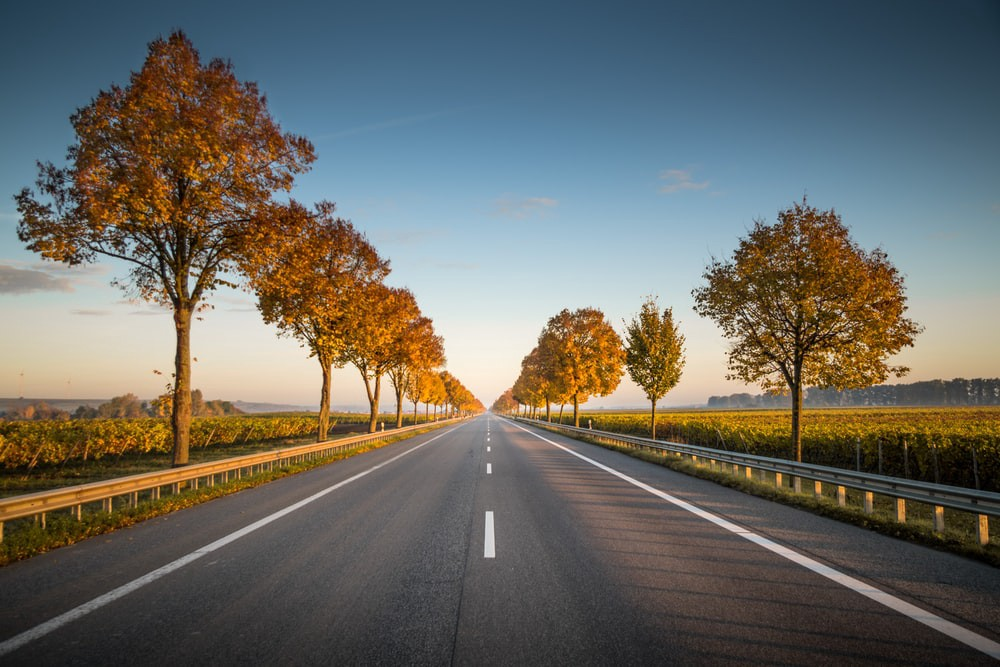
#> input picture Ray_code/Lane.jpg, 1000 x 667 px, given in place of the camera
$ python 'confirm and find_hsv color.py'
#> lines starting #> are read from the running program, lines starting #| are printed output that depends on the picture; after the words box and inside, x2 and y2 are one past the last pixel; in counts of white or black regions, pixels touching at a corner belong together
from re import S
import cv2
import numpy as np

# 設定全域變數(這裡可以再修改)
step = 1
color = 0

# 這裡需要注意因影像捕捉非常即時，在切換畫面時非目標圖形會不小心變成目標圖形，所以要看前兩次是否都是目標的圖形。
# 或是可以改成取近10次的圖形
a1 = 0
a2 = 0
a3 = 0
i = 0
correct = 0


def empty(v):
    pass


# 開啟鏡頭
cam = cv2.VideoCapture(0)
if not cam:
    print('cannot open camera')
    exit()

# [10 lines of commented-out code are left out]

while True:
    ret, frame = cam.read()
#> frame is the input picture: shape (667, 1000, 3); mean B, G, R 99.1, 105.8, 106.5
    if not ret:
        print('cannot receive frame')
        break

    # 轉成hsv
    img = frame.copy()
    imgcontours = frame.copy()
    hsv = cv2.cvtColor(frame, cv2.COLOR_BGR2HSV)
#> hsv: shape (667, 1000, 3); mean H, S, V 59.8, 92.8, 125

    lower = np.array([0, 103, 134])
    upper = np.array([99, 255, 255])

    mask = cv2.inRange(hsv, lower, upper)
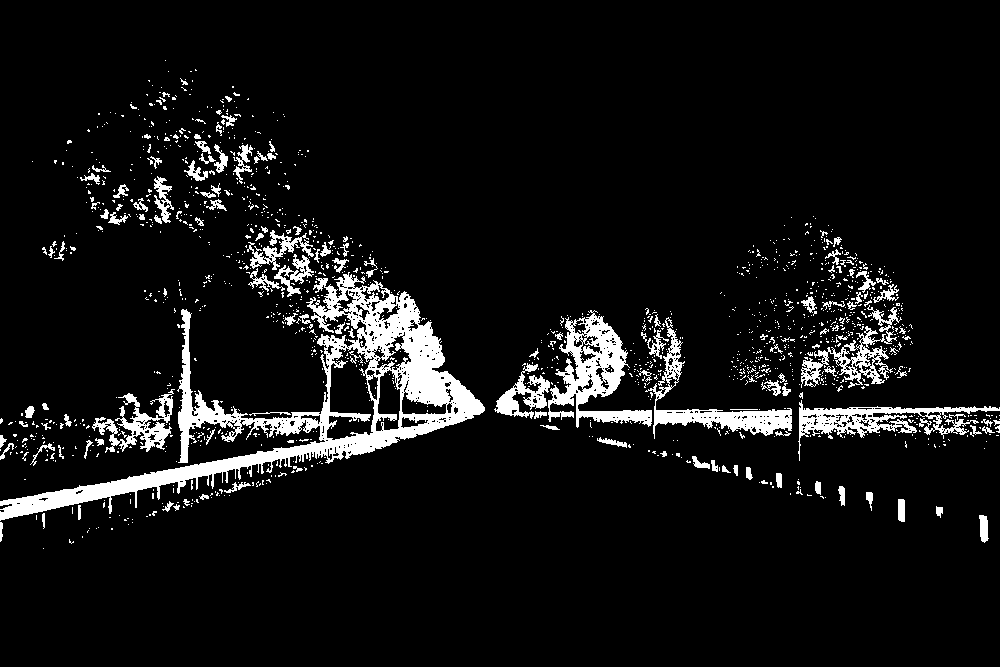
#> mask: shape (667, 1000); 7.5% white; 1458 white regions (1317 under 20 px), largest, box (x1, y1, x2, y2) and area: (0, 272, 485, 521) 20582, (548, 310, 652, 428) 4631, (798, 400, 1000, 461) 3059
    result = cv2.bitwise_and(img, img, mask=mask)
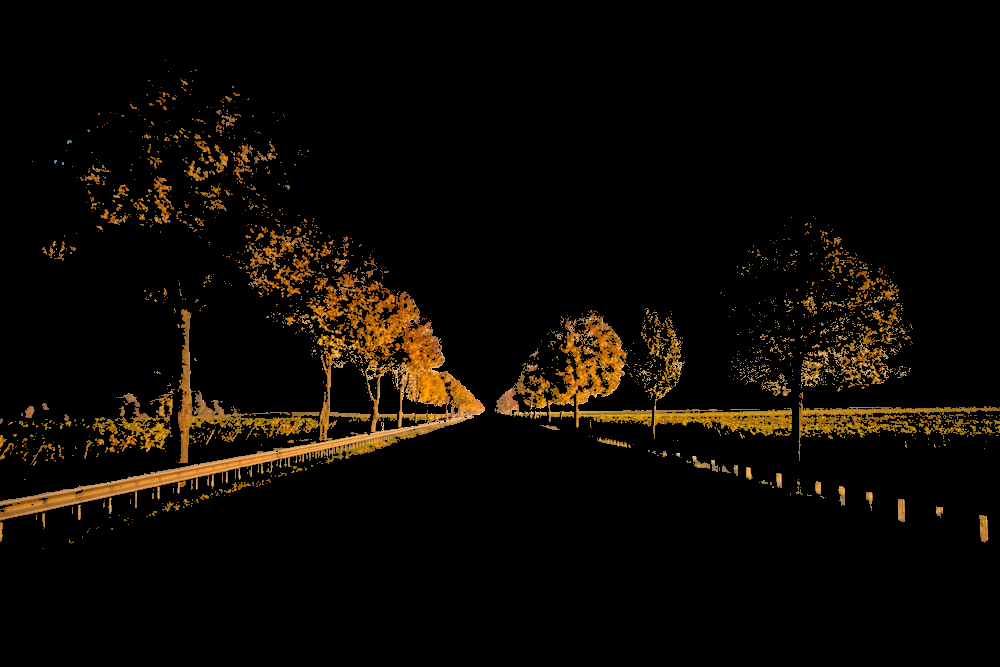
#> result: shape (667, 1000, 3); mean B, G, R 3.1, 8.7, 12.9

    # 找出邊緣
    canny = cv2.Canny(result, 100, 200)
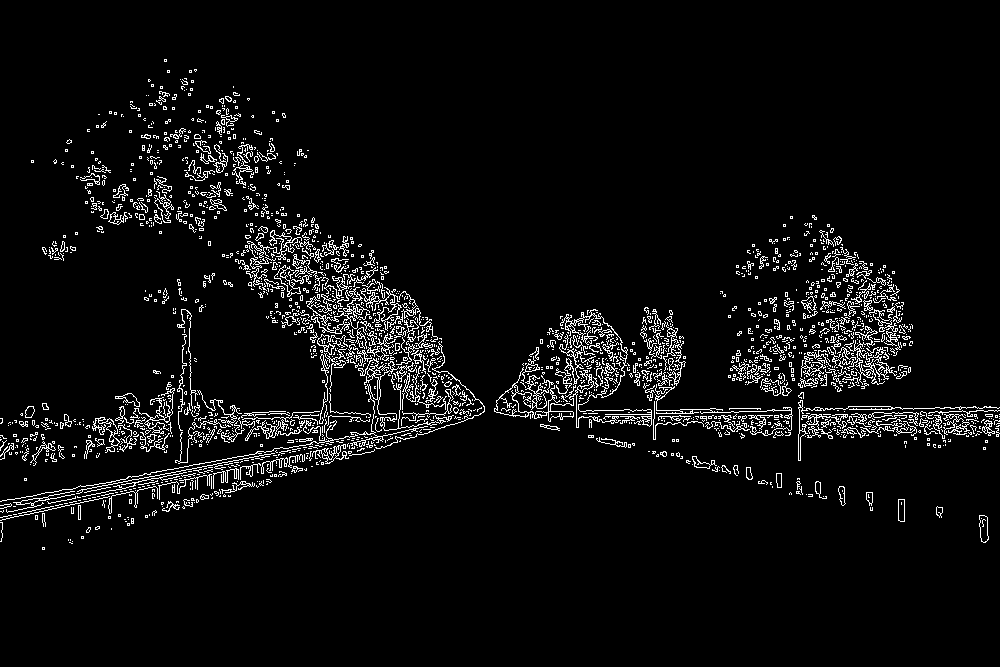
#> canny: shape (667, 1000); 4.9% white in thin lines or dots, all inside (x1, y1, x2, y2) = (0, 59, 1000, 550)
    # 找出輪廓
    contours, hierarchy = cv2.findContours(
        canny, cv2.RETR_EXTERNAL, cv2.CHAIN_APPROX_NONE)
#> contours = 2007 contours, 1871 with area under 20; largest, box (x1, y1, x2, y2) and area: (494, 367, 621, 428) 894, (844, 326, 897, 385) 576, (350, 358, 454, 447) 348, (306, 287, 370, 334) 275, (92, 417, 120, 453) 255
    for cnt in contours:

        Area = cv2.contourArea(cnt)

        # 過濾雜訊
        if Area > 1000:
            # 找頂點
            peri = cv2.arcLength(cnt, True)
            vertices = cv2.approxPolyDP(cnt, peri*0.04, True)
            corners = len(vertices)

            # 框出圖形四角
            x, y, w, h = cv2.boundingRect(vertices)

            # 找出中點
            i = int((2*x+w)/2)  # 注意要把他們轉換成int才能丟入函式
            j = int((2*y+h)/2)
            # 找到HSV值
            hue, sat, val = hsv[j, i]  # 超級重要，先y方向再x方向
            # print(corners)

            # 查看是否為正確的corners
            if i % 3 == 0:
                a1 = corners
            if i % 3 == 1:
                a2 = corners
            if i % 3 == 2:
                a3 = corners
            i += 1
            if a1 == a2 and a3 == a2 and a1 == a3 and a1 == 4:
                correct = 1

            # 辨別指示顏色
            if step == 1 and correct == 1:
                if hue < 15:
                    if step == 1:
                        print('finish!')
                        step = 2
                        color = 1
                if hue > 20 and hue < 40:
                    if step == 1:
                        print('finish!')
                        step = 2
                        color = 2
                if hue > 55 and hue < 80:
                    if step == 1:
                        print('finish!')
                        step = 2
                        color = 3
                if hue > 85 and hue < 100:
                    if step == 1:
                        print('finish!')
                        step = 2
                        color = 4

            # 辨別目標顏色並圈起圖案
            if step == 2:
                if color == 1 and hue < 15:
                    cv2.drawContours(frame, cnt, -1, (255, 0, 0), 3)
                    cv2.circle(frame, (i, j), 5, (255, 0, 0), cv2.FILLED)
                if color == 2 and hue > 20 and hue < 40:
                    cv2.drawContours(frame, cnt, -1, (255, 0, 0), 3)
                    cv2.circle(frame, (i, j), 5, (255, 0, 0), cv2.FILLED)
                if color == 3 and hue > 55 and hue < 80:
                    cv2.drawContours(frame, cnt, -1, (255, 0, 0), 3)
                    cv2.circle(frame, (i, j), 5, (255, 0, 0), cv2.FILLED)
                if color == 4 and hue > 85 and hue < 100:
                    cv2.drawContours(frame, cnt, -1, (255, 0, 0), 3)
                    cv2.circle(frame, (i, j), 5, (255, 0, 0), cv2.FILLED)
#> this loop made 2007 passes
#> Area on passes 18, 30, 35: 190.5, 45.5, 28
#> after the loop, color = 0; step = 1

    cv2.imshow('frame', frame)
    if cv2.waitKey(1) == ord('q'):
#> (key q is pressed here)
        break

# 關閉相機
cam.release()
cv2.destroyAllWindows()
